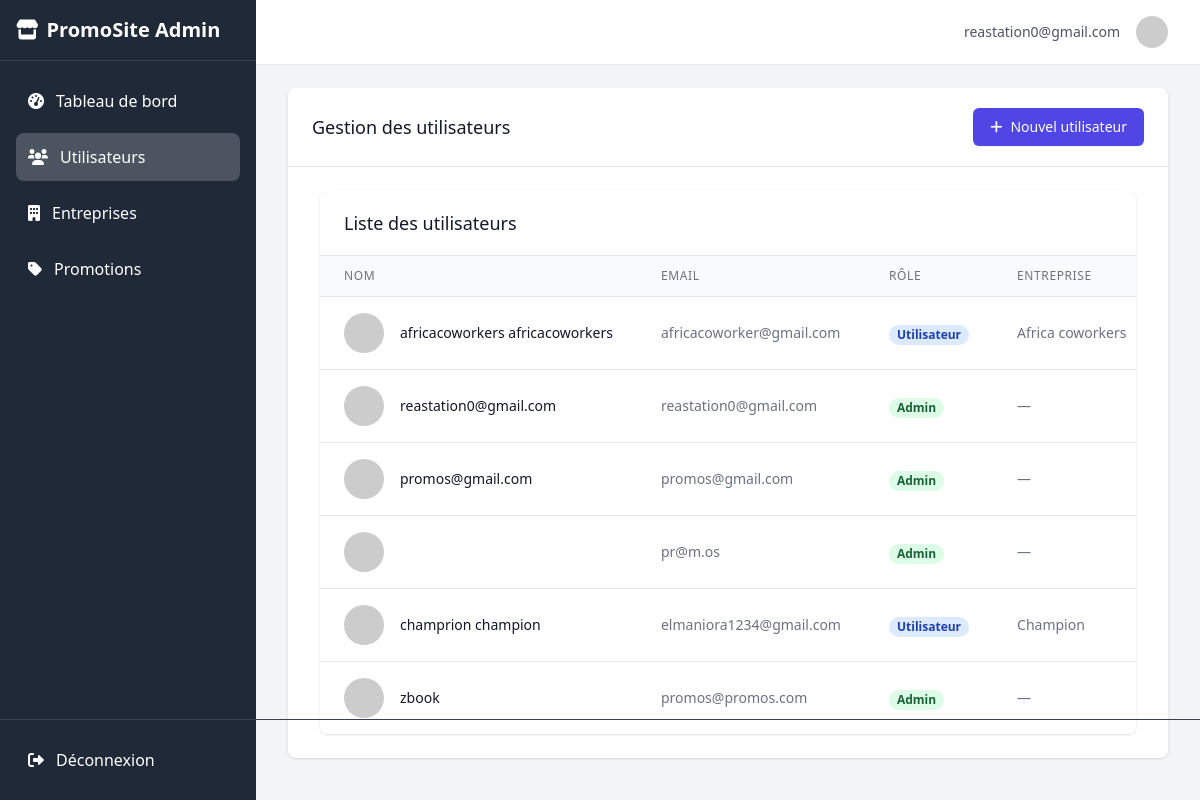
The page /admin-dashboard/users/ (signed in) on the database as committed earlier.
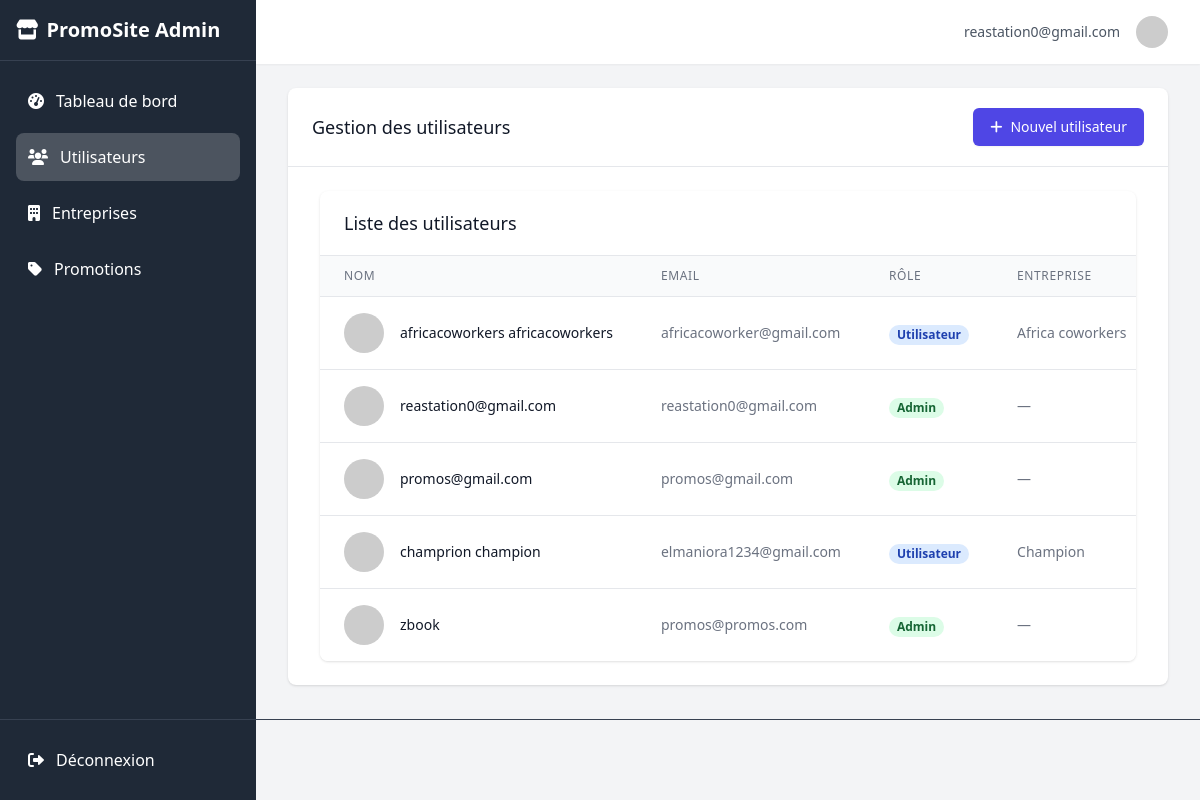
The same page on the database as committed later.
### promotions/models.py (models this page shows, shortened)
class Utilisateur(AbstractUser):
    username = models.CharField(max_length=150, unique=True, blank=True, null=True)
    entreprise = models.OneToOneField(Entreprise, on_delete=models.CASCADE, null=True, blank=True)
    email = models.EmailField(unique=True)
    password_reset_required = models.BooleanField(default=True)
    is_active = models.BooleanField(default=True)
    is_admin = models.BooleanField(default=False)
    is_staff = models.BooleanField(default=False)
    is_superuser = models.BooleanField(default=False)
    verification_code = models.CharField(max_length=6, blank=True, null=True)
    USERNAME_FIELD = "email"
    REQUIRED_FIELDS = []
    objects = UserAccountManager()

class Entreprise(models.Model):
    nom = models.CharField(max_length=100)
    categorie_e = models.CharField(max_length=50, choices=[
        ('Hôtel', 'Hôtel'),
        ('Supermarché', 'Supermarché'),
        ('hôpital', 'Hôpital'),
        ('magasin', 'Magasin'),
        ('réseau', 'Réseau'),
    ], default="Supermarché")
    email = models.EmailField()
    description = models.TextField(default="Soyez à l'afflux de nos meilleurs promos")
    contact = models.CharField(max_length=20)
    logo = models.ImageField(upload_to='logos/')
    banniere = models.ImageField(upload_to='bannieres/')
    localisation = models.CharField(max_length=255, help_text="Adresse textuelle pour l'affichage")
    localisation_map = models.TextField(help_text="Texte pour l'iframe Google Maps (ex: '6.1234,1.5678' ou 'Nom+du+lieu')")
    latitude = models.FloatField(blank=True, null=True,default=0)
    longitude = models.FloatField(blank=True, null=True,default=0)
    facebook = models.URLField(blank=True, null=True)
    instagram = models.URLField(blank=True, null=True)
    twitter = models.URLField(blank=True, null=True)
    website = models.URLField(blank=True, null=True)
    meta_description = models.TextField(blank=True, null=True, help_text="Description pour le référencement SEO")
    meta_keywords = models.CharField(max_length=255, blank=True, null=True, help_text="Mots-clés pour le référencement SEO, séparés par des virgules")
    abonnes_count = models.PositiveIntegerField(default=0)
    class Meta:
        verbose_name = "Entreprise"
        verbose_name_plural = "Entreprises"

### promotions/views.py (the view)
# urls.py: path('admin-dashboard/users/', views.admin_user_management, name='admin_user_management'),
@user_passes_test(is_admin, login_url='/connexion/')
def admin_user_management(request):
    users = Utilisateur.objects.all().order_by('-date_joined')
    return render(request, 'admin/users/list.html', {'users': users})

### promotions/views.py (called while the page is built)
def is_admin(user):
    return user.is_authenticated and user.is_staff

### promotions/templates/admin/users/list.html (shortened to what this page needs)
{% extends 'base1.html' %}
{% load static %}
{% block content %}
<div class="bg-white shadow rounded-lg overflow-hidden">
    <div class="px-4 py-5 sm:px-6 border-b border-gray-200 flex justify-between items-center">
        <h3 class="text-lg leading-6 font-medium text-gray-900">
                    Gestion des utilisateurs
                </h3>
                <a href="{% url 'admin_create_user' %}" class="inline-flex items-center px-4 py-2 border border-transparent text-sm font-medium rounded-md shadow-sm text-white bg-indigo-600 hover:bg-indigo-700">
                    <i class="fas fa-plus mr-2"></i> Nouvel utilisateur
                </a>
            </div>
        <main class="max-w-7xl mx-auto py-6 sm:px-6 lg:px-8">
            <div class="bg-white shadow rounded-lg overflow-hidden">
                <div class="px-4 py-5 sm:px-6 border-b border-gray-200">
                    <h3 class="text-lg leading-6 font-medium text-gray-900">
                        Liste des utilisateurs
                    </h3>
                </div>
                <div class="overflow-x-auto">
                    <table class="min-w-full divide-y divide-gray-200">
                        <thead class="bg-gray-50">
                            <tr>
                                <th scope="col" class="px-6 py-3 text-left text-xs font-medium text-gray-500 uppercase tracking-wider">Nom</th>
                                <th scope="col" class="px-6 py-3 text-left text-xs font-medium text-gray-500 uppercase tracking-wider">Email</th>
                                <th scope="col" class="px-6 py-3 text-left text-xs font-medium text-gray-500 uppercase tracking-wider">Rôle</th>
                                <th scope="col" class="px-6 py-3 text-left text-xs font-medium text-gray-500 uppercase tracking-wider">Entreprise</th>
                            </tr>
                        </thead>
                        <tbody class="bg-white divide-y divide-gray-200">
                            {% for user in users %}
                            <tr>
                                <td class="px-6 py-4 whitespace-nowrap">
                                    <div class="flex items-center">
                                        <div class="flex-shrink-0 h-10 w-10">
                                            <img class="h-10 w-10 rounded-full" src="https://ui-avatars.com/api/?name={{ user.get_full_name|default:user.username }}&background=random" alt="">
                                        </div>
                                        <div class="ml-4">
                                            <div class="text-sm font-medium text-gray-900">{{ user.get_full_name|default:user.username }}</div>
                                        </div>
                                    </div>
                                </td>
                                <td class="px-6 py-4 whitespace-nowrap text-sm text-gray-500">{{ user.email }}</td>
                                <td class="px-6 py-4 whitespace-nowrap">
                                    <span class="px-2 inline-flex text-xs leading-5 font-semibold rounded-full {% if user.is_staff %}bg-green-100 text-green-800{% else %}bg-blue-100 text-blue-800{% endif %}">
                                        {% if user.is_staff %}Admin{% else %}Utilisateur{% endif %}
                                    </span>
                                </td>
                                <td class="px-6 py-4 whitespace-nowrap text-sm text-gray-500">
                                    {% if user.entreprise %}{{ user.entreprise.nom }}{% else %}—{% endif %}
                                </td>
                            </tr>
                            {% empty %}
                            <tr>
                                <td colspan="5" class="px-6 py-4 text-center text-sm text-gray-500">Aucun utilisateur trouvé</td>
                            </tr>
                            {% endfor %}
                        </tbody>
                    </table>
                </div>
            </div>
        </main>
    </div>
</div>
{% endblock %}

### promotions/templates/base1.html (shortened to what this page needs)
{% load static %}
<!DOCTYPE html>
<html lang="fr">
<head>
    <script src="https://cdn.tailwindcss.com"></script>
    <link rel="stylesheet" href="https://cdnjs.cloudflare.com/ajax/libs/font-awesome/6.0.0/css/all.min.css">
</head>
<body class="bg-gray-100 flex h-screen">
    <div class="sidebar bg-gray-800 text-white w-64 flex-shrink-0 hidden md:block">
        <div class="p-4 border-b border-gray-700">
            <h1 class="text-xl font-bold flex items-center">
                <i class="fas fa-store mr-2"></i>
                PromoSite Admin
            </h1>
        </div>
        <nav class="p-4">
            <ul class="space-y-2">
                <li>
                    <a href="{% url 'admin_dashboard' %}" class="sidebar-item flex items-center p-3 rounded-lg {% if request.resolver_match.url_name == 'admin_dashboard' %}active{% endif %}">
                        <i class="fas fa-tachometer-alt mr-3"></i>
                        Tableau de bord
                    </a>
                </li>
                <li>
                    <a href="{% url 'admin_user_management' %}" class="sidebar-item flex items-center p-3 rounded-lg {% if 'admin_user' in request.resolver_match.url_name %}active{% endif %}">
                        <i class="fas fa-users mr-3"></i>
                        Utilisateurs
                    </a>
                </li>
                <li>
                    <a href="{% url 'admin_entreprise_management' %}" class="sidebar-item flex items-center p-3 rounded-lg {% if 'admin_entreprise' in request.resolver_match.url_name %}active{% endif %}">
                        <i class="fas fa-building mr-3"></i>
                        Entreprises
                    </a>
                </li>
                <li>
                    <a href="{% url 'admin_promotion_management' %}" class="sidebar-item flex items-center p-3 rounded-lg {% if 'admin_promotion' in request.resolver_match.url_name %}active{% endif %}">
                        <i class="fas fa-tag mr-3"></i>
                        Promotions
                    </a>
                </li>
            </ul>
            <div class="absolute bottom-0 left-0 right-0 p-4 border-t border-gray-700">
                <a href="{% url 'logout' %}" class="sidebar-item flex items-center p-3 rounded-lg">
                    <i class="fas fa-sign-out-alt mr-3"></i>
                    Déconnexion
                </a>
            </div>
        </nav>
    </div>
    <div class="flex-1 overflow-auto">
        <header class="bg-white shadow-sm">
            <div class="max-w-7xl mx-auto py-4 px-4 sm:px-6 lg:px-8 flex justify-between items-center">
                <div class="flex items-center space-x-4">
                    <span class="text-sm text-gray-600">{{ user.get_full_name|default:user.username }}</span>
                    <div class="relative">
                        <img class="h-8 w-8 rounded-full" src="https://ui-avatars.com/api/?name={{ user.username|urlencode }}&background=random" alt="">
                    </div>
                </div>
            </div>
        </header>
        <main class="max-w-7xl mx-auto py-6 sm:px-6 lg:px-8">
            {% block content %}{% endblock %}
</body>
</html>

Rows that differ between the two databases and show on the page:
removed Utilisateur: email "pr@m.os", is_staff "Admin"
